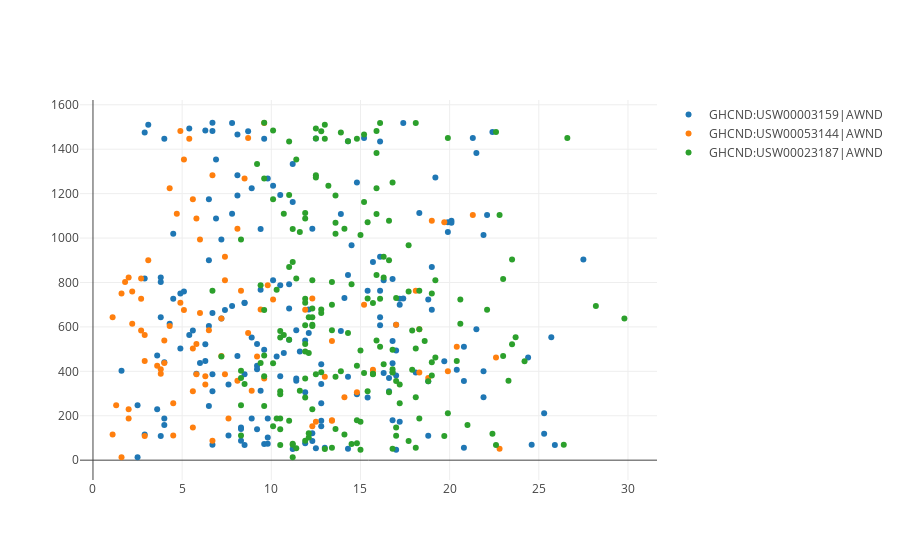
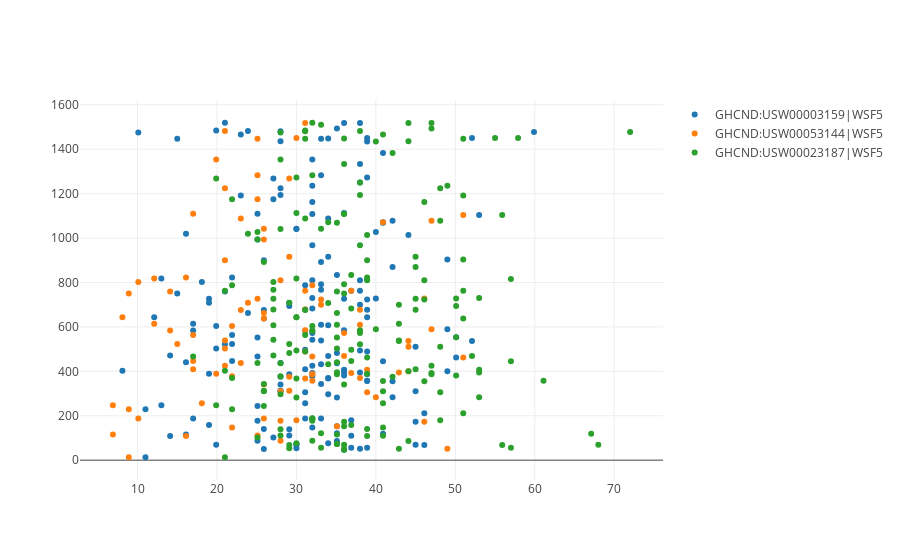
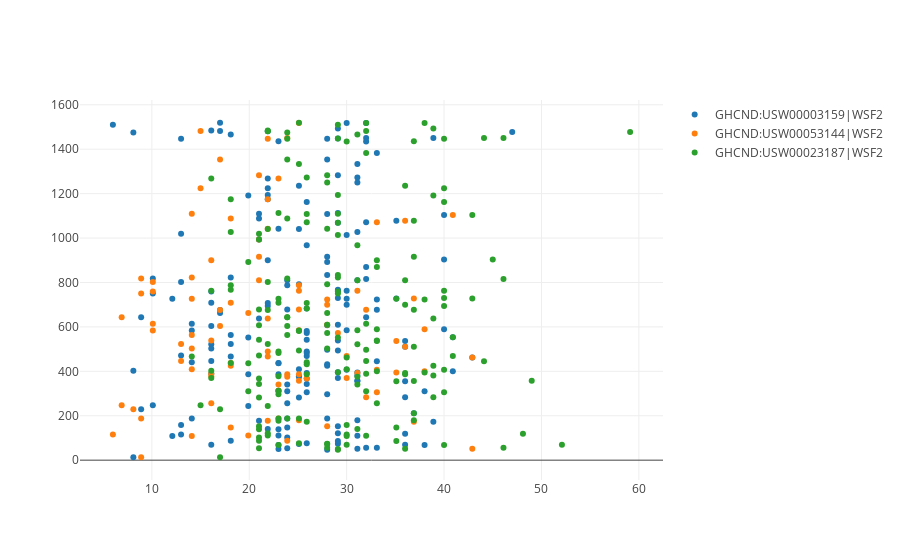
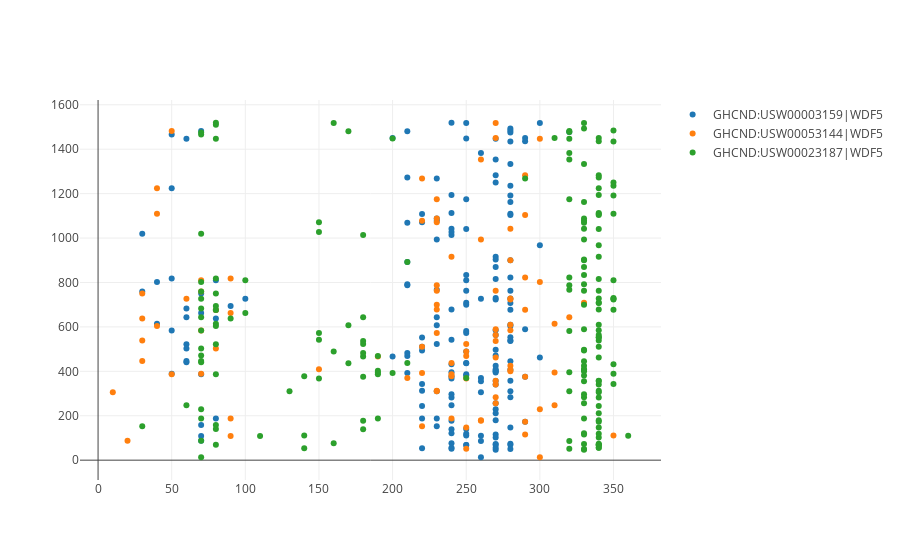

Notebook code for these charts, in order:
### Code cell
random_turbines = np.random.choice(turbine_names, size=1, replace=False)
print(random_turbines)
filtered_turbine = daily_mean_turbine_reading.loc[daily_mean_turbine_reading["turbine_num"] == turbine]

features_list = ["AWND", "WSF5", "WSF2", "WDF5", "WDF2", "PGTM"]

for feature in features_list:
    traces = []
    for turbine in random_turbines:
        for column in filtered_turbine:
            if column.endswith(feature):
                trace = go.Scatter(x=filtered_turbine[column],
                                   y=filtered_turbine["reading"],
                                   name=column,
                                   mode='markers')
                traces.append(trace)
    py.iplot(traces, filename='basic-scatter')

### Figure 1 — Plotly figure (JSON) as saved in the notebook; plotly's stock layout.template omitted (floating-point values rounded to 4 significant figures; data arrays with more than 128 entries replaced by an {"elided": "..."} marker saying what was removed)
{"data": [{"mode": "markers", "name": "GHCND:USW00003159|AWND", "type": "scatter", "uid": "2e6ea5a4-e2a2-11e8-b0bd-50e549ed1be1", "x": {"elided": "182 float values"}, "y": {"elided": "182 float values"}}, {"mode": "markers", "name": "GHCND:USW00053144|AWND", "type": "scatter", "uid": "2e6ea5a5-e2a2-11e8-95e2-50e549ed1be1", "x": {"elided": "182 float values"}, "y": {"elided": "182 float values"}}, {"mode": "markers", "name": "GHCND:USW00023187|AWND", "type": "scatter", "uid": "2e6ea5a6-e2a2-11e8-8eff-50e549ed1be1", "x": {"elided": "182 float values"}, "y": {"elided": "182 float values"}}], "layout": {}}

### Figure 2 — Plotly figure (JSON) as saved in the notebook; plotly's stock layout.template omitted (floating-point values rounded to 4 significant figures; data arrays with more than 128 entries replaced by an {"elided": "..."} marker saying what was removed)
{"data": [{"mode": "markers", "name": "GHCND:USW00003159|WSF5", "type": "scatter", "uid": "2e79a24c-e2a2-11e8-aaa3-50e549ed1be1", "x": {"elided": "182 float values"}, "y": {"elided": "182 float values"}}, {"mode": "markers", "name": "GHCND:USW00053144|WSF5", "type": "scatter", "uid": "2e79a24d-e2a2-11e8-92e7-50e549ed1be1", "x": {"elided": "182 float values"}, "y": {"elided": "182 float values"}}, {"mode": "markers", "name": "GHCND:USW00023187|WSF5", "type": "scatter", "uid": "2e79a24e-e2a2-11e8-ba87-50e549ed1be1", "x": {"elided": "182 float values"}, "y": {"elided": "182 float values"}}], "layout": {}}

### Figure 3 — Plotly figure (JSON) as saved in the notebook; plotly's stock layout.template omitted (floating-point values rounded to 4 significant figures; data arrays with more than 128 entries replaced by an {"elided": "..."} marker saying what was removed)
{"data": [{"mode": "markers", "name": "GHCND:USW00003159|WSF2", "type": "scatter", "uid": "2e849ef6-e2a2-11e8-aac2-50e549ed1be1", "x": {"elided": "182 float values"}, "y": {"elided": "182 float values"}}, {"mode": "markers", "name": "GHCND:USW00053144|WSF2", "type": "scatter", "uid": "2e849ef7-e2a2-11e8-8a81-50e549ed1be1", "x": {"elided": "182 float values"}, "y": {"elided": "182 float values"}}, {"mode": "markers", "name": "GHCND:USW00023187|WSF2", "type": "scatter", "uid": "2e849ef8-e2a2-11e8-ab02-50e549ed1be1", "x": {"elided": "182 float values"}, "y": {"elided": "182 float values"}}], "layout": {}}

### Figure 4 — Plotly figure (JSON) as saved in the notebook; plotly's stock layout.template omitted (floating-point values rounded to 4 significant figures; data arrays with more than 128 entries replaced by an {"elided": "..."} marker saying what was removed)
{"data": [{"mode": "markers", "name": "GHCND:USW00003159|WDF5", "type": "scatter", "uid": "2e9037e2-e2a2-11e8-830f-50e549ed1be1", "x": {"elided": "182 int values"}, "y": {"elided": "182 float values"}}, {"mode": "markers", "name": "GHCND:USW00053144|WDF5", "type": "scatter", "uid": "2e9037e3-e2a2-11e8-aec2-50e549ed1be1", "x": {"elided": "182 int values"}, "y": {"elided": "182 float values"}}, {"mode": "markers", "name": "GHCND:USW00023187|WDF5", "type": "scatter", "uid": "2e9037e4-e2a2-11e8-84c5-50e549ed1be1", "x": {"elided": "182 int values"}, "y": {"elided": "182 float values"}}], "layout": {}}
